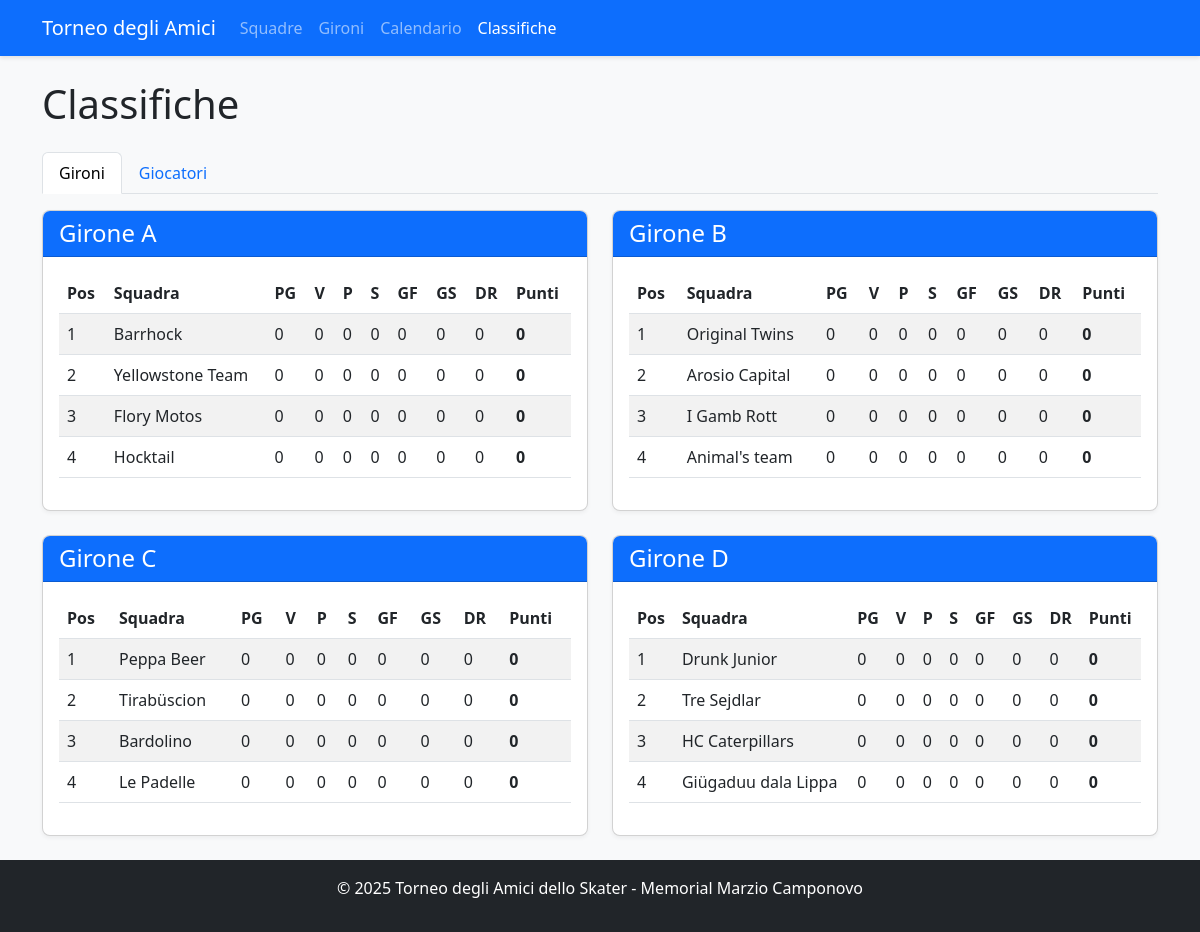
Screenshot of /standings with the database file from the repository.
### app.py (models this page shows, shortened)
class Team(db.Model):
    id = db.Column(db.Integer, primary_key=True)
    name = db.Column(db.String(100), nullable=False, unique=True)
    group = db.Column(db.String(1))  # A, B, C, or D
    group_order = db.Column(db.Integer, default=0)  # NUOVO CAMPO per l'ordinamento nel girone
    players = db.relationship('Player', backref='team', lazy=True)
    matches = db.relationship(
        'Match',
        primaryjoin="or_(Team.id == Match.team1_id, Team.id == Match.team2_id)",
        lazy=True,
        overlaps="team1,team2"
    )
    wins = db.Column(db.Integer, default=0)
    losses = db.Column(db.Integer, default=0)
    draws = db.Column(db.Integer, default=0)
    goals_for = db.Column(db.Integer, default=0)
    goals_against = db.Column(db.Integer, default=0)
    points = db.Column(db.Integer, default=0)
    @property
    def goal_difference(self):
        return self.goals_for - self.goals_against
    @property
    def games_played(self):
        return self.wins + self.losses + self.draws

### app.py (the view, shortened to what this page needs)
@app.route('/standings')
def standings():
    group_standings = {}
    for group in ['A', 'B', 'C', 'D']:
        teams = Team.query.filter_by(group=group).order_by(
            Team.points.desc(),
            (Team.goals_for - Team.goals_against).desc(),
            Team.goals_for.desc(),
            Team.group_order  # Aggiungi ordinamento come tiebreaker finale
        ).all()
        group_standings[group] = teams
    try:
        if db.inspect(db.engine).has_table('player_match_stats'):
            from sqlalchemy import func
            top_scorers_query = db.session.query(
                Player,
                func.sum(PlayerMatchStats.goals).label('total_goals')
            ).join(PlayerMatchStats).group_by(Player.id).having(
                func.sum(PlayerMatchStats.goals) > 0
            ).order_by(func.sum(PlayerMatchStats.goals).desc()).limit(10)
            top_scorers = []
            for player, total_goals in top_scorers_query:
                player.display_goals = total_goals
                top_scorers.append(player)
            top_assists_query = db.session.query(
                Player,
                func.sum(PlayerMatchStats.assists).label('total_assists')
            ).join(PlayerMatchStats).group_by(Player.id).having(
                func.sum(PlayerMatchStats.assists) > 0
            ).order_by(func.sum(PlayerMatchStats.assists).desc()).limit(10)
            top_assists = []
            for player, total_assists in top_assists_query:
                player.display_assists = total_assists
                top_assists.append(player)
            most_penalties_query = db.session.query(
                Player,
                func.sum(PlayerMatchStats.penalties).label('total_penalties')
            ).join(PlayerMatchStats).group_by(Player.id).having(
                func.sum(PlayerMatchStats.penalties) > 0
            ).order_by(func.sum(PlayerMatchStats.penalties).desc()).limit(10)
            most_penalties = []
            for player, total_penalties in most_penalties_query:
                player.display_penalties = total_penalties
                most_penalties.append(player)
    except Exception as e:
        print(f"Errore nelle statistiche: {e}")
        top_scorers = []
        top_assists = []
        most_penalties = []
    return render_template('standings.html',
                          group_standings=group_standings,
                          top_scorers=top_scorers,
                          top_assists=top_assists,
                          most_penalties=most_penalties)

### app.py (called while the page is built)
@app.context_processor
def inject_tournament_dates():
    try:
        formatted_dates = format_tournament_dates()
        return {'tournament_dates': formatted_dates}
    except Exception as e:
        current_year = datetime.now().year
        return {
            'tournament_dates': {
                'qualification_day1': {
                    'date': datetime(current_year, 7, 13).date(),
                    'formatted': f'13/07/{current_year}',
                    'day_name_it': 'Sabato'
                },
                'qualification_day2': {
                    'date': datetime(current_year, 7, 14).date(),
                    'formatted': f'14/07/{current_year}',
                    'day_name_it': 'Domenica'
                }
            }
        }

### templates/standings.html (shortened to what this page needs)
<!DOCTYPE html>
<html lang="it">
<head>
    <link rel="stylesheet" href="https://cdn.jsdelivr.net/npm/bootstrap@5.3.0/dist/css/bootstrap.min.css">
    <link rel="stylesheet" href="{{ url_for('static', filename='style.css') }}">
</head>
<body class="d-flex flex-column min-vh-100">
    <nav class="navbar navbar-expand-lg navbar-dark bg-primary">
        <div class="container">
            <a class="navbar-brand" href="{{ url_for('index') }}">Torneo degli Amici</a>
            <div class="collapse navbar-collapse" id="navbarNav">
                <ul class="navbar-nav">
                    <li class="nav-item">
                        <a class="nav-link" href="{{ url_for('teams') }}">Squadre</a>
                    </li>
                    <li class="nav-item">
                        <a class="nav-link" href="{{ url_for('groups') }}">Gironi</a>
                    </li>
                    <li class="nav-item">
                        <a class="nav-link" href="{{ url_for('schedule') }}">Calendario</a>
                    </li>
                    <li class="nav-item">
                        <a class="nav-link active" href="{{ url_for('standings') }}">Classifiche</a>
                    </li>
                </ul>
            </div>
        </div>
    </nav>
    <div class="container mt-4">
        <h1>Classifiche</h1>
        <ul class="nav nav-tabs mt-4" id="myTab" role="tablist">
            <li class="nav-item" role="presentation">
                <button class="nav-link active" id="groups-tab" data-bs-toggle="tab" data-bs-target="#groups" type="button" role="tab">Gironi</button>
            </li>
            <li class="nav-item" role="presentation">
                <button class="nav-link" id="players-tab" data-bs-toggle="tab" data-bs-target="#players" type="button" role="tab">Giocatori</button>
            </li>
        </ul>
        <div class="tab-content mt-3" id="myTabContent">
            <div class="tab-pane fade show active" id="groups" role="tabpanel">
                <div class="row">
                    {% for group, teams in group_standings.items() %}
                        <div class="col-md-6 mb-4">
                            <div class="card">
                                <div class="card-header bg-primary text-white">
                                    <h4 class="mb-0">Girone {{ group }}</h4>
                                </div>
                                <div class="card-body">
                                    <div class="table-responsive">
                                        <table class="table table-striped">
                                            <thead>
                                                <tr>
                                                    <th>Pos</th>
                                                    <th>Squadra</th>
                                                    <th>PG</th>
                                                    <th>V</th>
                                                    <th>P</th>
                                                    <th>S</th>
                                                    <th>GF</th>
                                                    <th>GS</th>
                                                    <th>DR</th>
                                                    <th>Punti</th>
                                                </tr>
                                            </thead>
                                            <tbody>
                                                {% for team in teams %}
                                                    <tr>
                                                        <td>{{ loop.index }}</td>
                                                        <td>{{ team.name }}</td>
                                                        <td>{{ team.games_played }}</td>
                                                        <td>{{ team.wins }}</td>
                                                        <td>{{ team.draws }}</td>
                                                        <td>{{ team.losses }}</td>
                                                        <td>{{ team.goals_for }}</td>
                                                        <td>{{ team.goals_against }}</td>
                                                        <td>{{ team.goal_difference }}</td>
                                                        <td><strong>{{ team.points }}</strong></td>
                                                    </tr>
                                                {% endfor %}
                                            </tbody>
                                        </table>
                                    </div>
                                </div>
                            </div>
                        </div>
                    {% endfor %}
                </div>
            </div>
        </div>
    </div>
    <footer class="bg-dark text-white py-3 mt-auto">
        <div class="container text-center">
            <p>© 2025 Torneo degli Amici dello Skater - Memorial Marzio Camponovo</p>
        </div>
    </footer>
</body>
</html>

### static/style.css (style rules this page uses)
body { font-family: "Segoe UI", Tahoma, Geneva, Verdana, sans-serif; background-color: #f8f9fa; }
.navbar { box-shadow: 0 2px 4px rgba(0, 0, 0, 0.1); }
.card { box-shadow: 0 2px 4px rgba(0, 0, 0, 0.05); border-radius: 8px; overflow: hidden; }
.card-header { font-weight: 600; }
.table th { font-weight: 600; }
footer { margin-top: 2rem; }

### rows the page displays
Team: name "Barrhock", games_played "0", wins "0", draws "0", losses "0", goals_for "0", goals_against "0", goal_difference "0", points "0"
Team: name "Yellowstone Team", games_played "0", wins "0", draws "0", losses "0", goals_for "0", goals_against "0", goal_difference "0", points "0"
Team: name "Flory Motos", games_played "0", wins "0", draws "0", losses "0", goals_for "0", goals_against "0", goal_difference "0", points "0"
Team: name "Hocktail", games_played "0", wins "0", draws "0", losses "0", goals_for "0", goals_against "0", goal_difference "0", points "0"
Team: name "Original Twins", games_played "0", wins "0", draws "0", losses "0", goals_for "0", goals_against "0", goal_difference "0", points "0"
Team: name "Arosio Capital", games_played "0", wins "0", draws "0", losses "0", goals_for "0", goals_against "0", goal_difference "0", points "0"
Team: name "I Gamb Rott", games_played "0", wins "0", draws "0", losses "0", goals_for "0", goals_against "0", goal_difference "0", points "0"
Team: name "Animal's team", games_played "0", wins "0", draws "0", losses "0", goals_for "0", goals_against "0", goal_difference "0", points "0"
Team: name "Peppa Beer", games_played "0", wins "0", draws "0", losses "0", goals_for "0", goals_against "0", goal_difference "0", points "0"
Team: name "Tirabüscion", games_played "0", wins "0", draws "0", losses "0", goals_for "0", goals_against "0", goal_difference "0", points "0"
Team: name "Bardolino", games_played "0", wins "0", draws "0", losses "0", goals_for "0", goals_against "0", goal_difference "0", points "0"
Team: name "Le Padelle", games_played "0", wins "0", draws "0", losses "0", goals_for "0", goals_against "0", goal_difference "0", points "0"
Team: name "Drunk Junior", games_played "0", wins "0", draws "0", losses "0", goals_for "0", goals_against "0", goal_difference "0", points "0"
Team: name "Tre Sejdlar", games_played "0", wins "0", draws "0", losses "0", goals_for "0", goals_against "0", goal_difference "0", points "0"
Team: name "HC Caterpillars", games_played "0", wins "0", draws "0", losses "0", goals_for "0", goals_against "0", goal_difference "0", points "0"
Team: name "Giügaduu dala Lippa", games_played "0", wins "0", draws "0", losses "0", goals_for "0", goals_against "0", goal_difference "0", points "0"

### other values shown
{{ group }} "A" "B" "C" "D"
